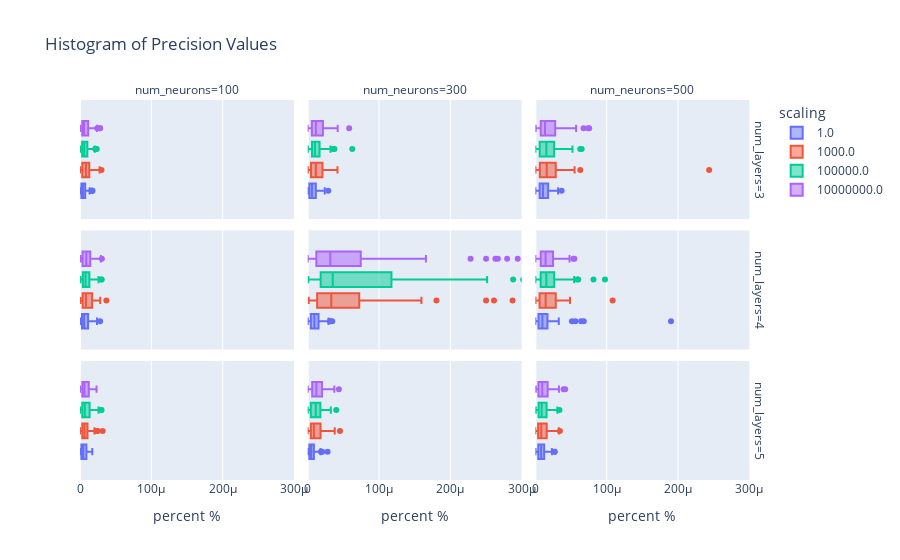

The cell this chart's notebook holds for it:
### Code cell
# use ploty express to create a histrgram of the precision values
fig = px.box(dfs, x='percent %', title='Percent of difference to python',color='scaling', facet_col='num_neurons', facet_row='num_layers')
fig.update_layout(
    showlegend=True,
    xaxis_range=[0, 3e-4],
    yaxis_range=[-0.5, 0.5]
)
fig.show()
